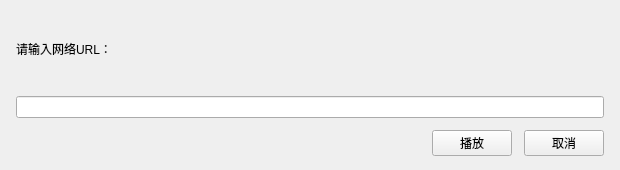
<?xml version="1.0" encoding="UTF-8"?>
<ui version="4.0">
 <class>OpenNetWorkVideoWindow</class>
 <widget class="QMainWindow" name="OpenNetWorkVideoWindow">
  <property name="geometry">
   <rect>
    <x>0</x>
    <y>0</y>
    <width>620</width>
    <height>170</height>
   </rect>
  </property>
  <property name="windowTitle">
   <string>打开网络视频</string>
  </property>
  <widget class="QWidget" name="centralwidget">
   <layout class="QVBoxLayout" name="verticalLayout_2">
    <property name="spacing">
     <number>12</number>
    </property>
    <property name="leftMargin">
     <number>16</number>
    </property>
    <property name="topMargin">
     <number>14</number>
    </property>
    <property name="rightMargin">
     <number>16</number>
    </property>
    <property name="bottomMargin">
     <number>14</number>
    </property>
    <item>
     <layout class="QVBoxLayout" name="verticalLayout">
      <item>
       <widget class="QLabel" name="label">
        <property name="text">
         <string>请输入网络URL：</string>
        </property>
       </widget>
      </item>
      <item>
       <widget class="QLineEdit" name="lineEdit"/>
      </item>
     </layout>
    </item>
    <item>
     <layout class="QHBoxLayout" name="horizontalLayout">
      <item>
       <spacer name="horizontalSpacer">
        <property name="orientation">
         <enum>Qt::Horizontal</enum>
        </property>
        <property name="sizeHint" stdset="0">
         <size>
          <width>40</width>
          <height>20</height>
         </size>
        </property>
       </spacer>
      </item>
      <item>
       <widget class="QPushButton" name="play_btn">
        <property name="text">
         <string>播放</string>
        </property>
       </widget>
      </item>
      <item>
       <widget class="QPushButton" name="cancel_btn">
        <property name="text">
         <string>取消</string>
        </property>
       </widget>
      </item>
     </layout>
    </item>
   </layout>
  </widget>
 </widget>
 <resources/>
 <connections/>
</ui>
